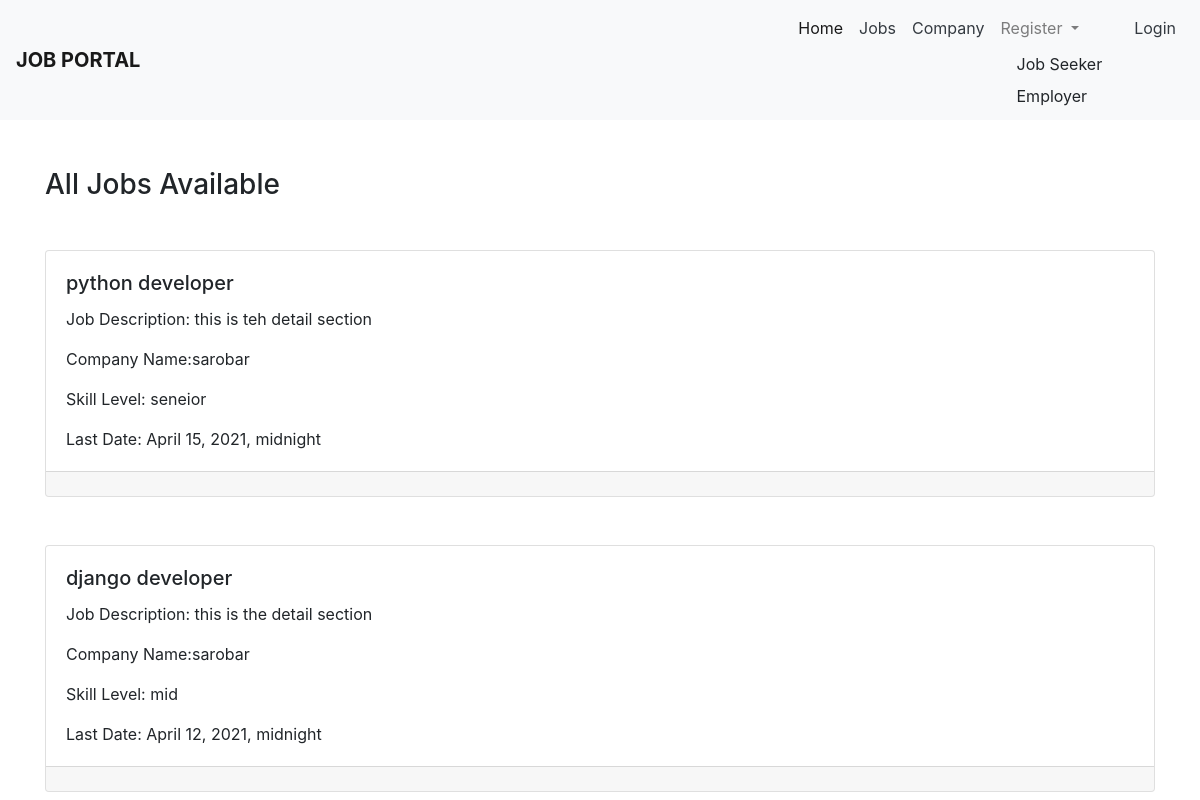
/alljob/, run on an earlier commit of the app's database.
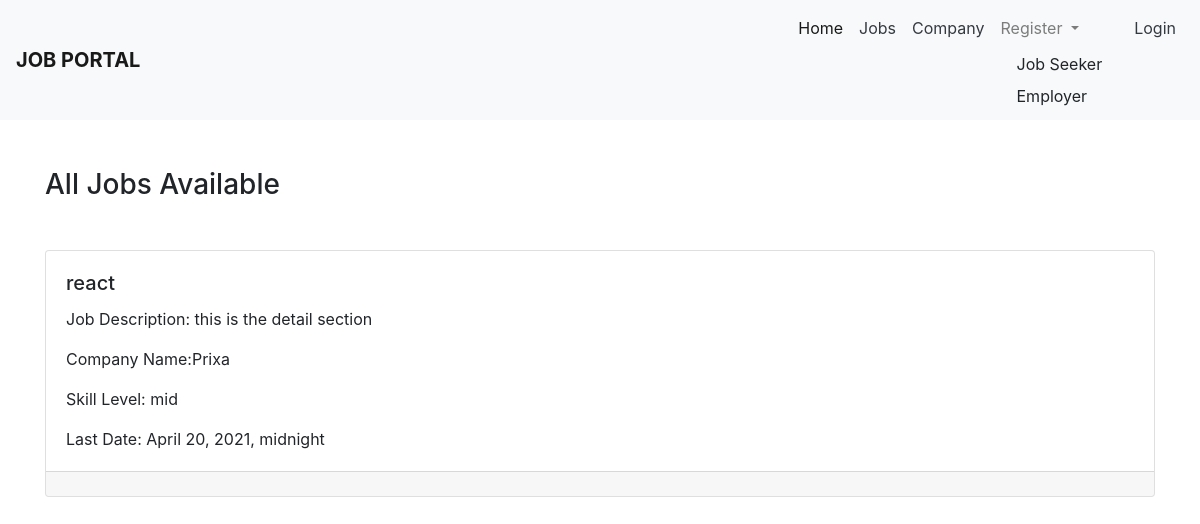
And on a later commit of the database.
### jobapp/models.py (models this page shows, shortened)
class TimeStamp(models.Model):
    created_at = models.DateTimeField(auto_now_add=True)
    updated_at = models.DateTimeField(auto_now=True)
    class Meta:
        abstract = True

class Job(TimeStamp):
    title = models.CharField(max_length=100)
    image = models.ImageField(upload_to='job')
    category = models.ForeignKey(JobCategory, on_delete=models.CASCADE)
    job_type = models.CharField(max_length=100, choices=JOB_TYPE)
    employer = models.ForeignKey(Employer, on_delete=models.CASCADE)
    level = models.CharField(max_length=50, choices=LEVEL)
    deadline = models.DateTimeField(default=datetime.now())
    vaccncy_number = models.PositiveIntegerField()
    education = models.CharField(max_length=100)
    skills = models.CharField(max_length=100)
    details = models.TextField()
    experience = models.CharField(max_length=100, null=True, blank=True)
    salary = models.CharField(max_length=100, null=True, blank=True)
    status=models.CharField(max_length=50,choices=STATUS,default='Pending')
    views_count = models.PositiveIntegerField(default=0)

class Employer(TimeStamp):
    user = models.OneToOneField(User, on_delete=models.CASCADE)
    name = models.CharField(max_length=100)
    mobile = models.CharField(max_length=100)
    email = models.EmailField()
    address = models.CharField(max_length=100)
    image = models.ImageField(upload_to='employer')
    website = models.CharField(max_length=100)
    compnay = models.CharField(max_length=100)
    company_image = models.ImageField(upload_to='employer/')

### jobapp/views.py (the view)
# urls.py: path('alljob/', JobView.as_view(), name='alljob'),
class JobView(TemplateView):
    template_name = 'jobseekertemplates/job.html'
    def get_context_data(self, **kwargs):
        context = super().get_context_data(**kwargs)
        jobs = Job.objects.filter(status='completed').order_by('-id')
        paginator = Paginator(jobs, 3)
        context['jobs'] = jobs
        return context

### templates/jobseekertemplates/job.html (shortened to what this page needs)
{% extends 'jobseekertemplates/base.html' %}
{% block content %}
<main class="container">
  <h3 class="mt-5 mb-5"> All Jobs Available</h3>
  {% for job in jobs %}
  <div class="card-deck mt-5">
    <div class="card">
      <div class="card-body">
        <h5 class="card-title">{{job.title}}</h5>
        <p class="card-text">
          Job Description: {{job.details}}
        </p>
        <p class="card-text">Company Name:{{job.employer.name}} </p>
        <p class="card-text">Skill Level: {{job.level}}</p>
        <p class="card-text">Last Date: {{job.deadline}}</p>
      </div>
      <div class="card-footer">
      </div>
    </div>
  </div>
  {% endfor %}
</main>
{% endblock %}

What changed in the data, as far as the page shows it:
removed Job: title "python developer", details "this is teh detail section", employer.name "sarobar", level "seneior", deadline "April 15, 2021, midnight"
removed Job: title "django developer", details "this is the detail section", employer.name "sarobar", level "mid", deadline "April 12, 2021, midnight"
added Job: title "react", details "this is the detail section", employer.name "Prixa", level "mid", deadline "April 20, 2021, midnight"
